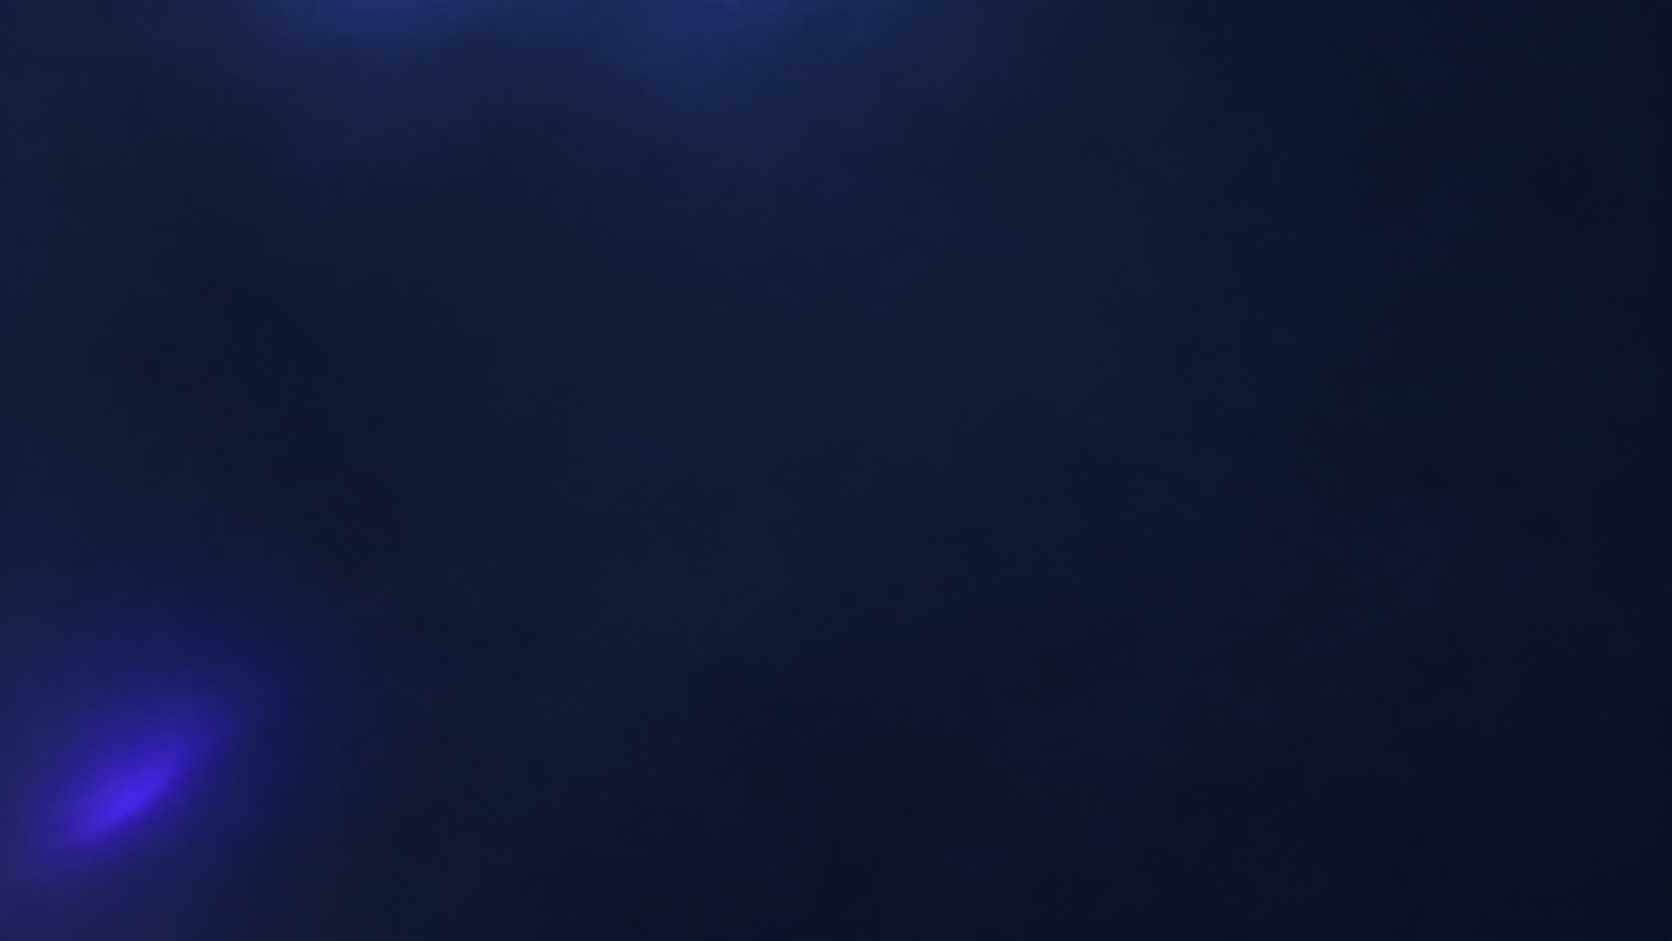

Here is the Python script that generated this plot:
"""
Regenerates the app's background light at any size:

    python3 ConfigSync-brand-assets/gradient.py 3840 2160 out.png

The numbers below were fitted against the original gradient.png (mean error 2.3/255, under 1%),
so this reproduces that artwork at any resolution instead of upscaling it. Needs numpy + Pillow.
"""

import numpy as np, sys
from PIL import Image

W, H, out = int(sys.argv[1]), int(sys.argv[2]), sys.argv[3]
x = np.linspace(0,1,W)[None,:]; y = np.linspace(0,1,H)[:,None]
hexc = lambda h: np.array([int(h.lstrip('#')[i:i+2],16) for i in (0,2,4)], float)

def bloom(cx, cy, rx, ry, color, strength, angle=0.0):
    a = np.radians(angle); dx = x-cx; dy = y-cy
    xr = dx*np.cos(a)-dy*np.sin(a); yr = dx*np.sin(a)+dy*np.cos(a)
    return (np.exp(-((xr/rx)**2+(yr/ry)**2)*2.2)*strength)[...,None]*color

# Base: diagonal ramp, brightest top-left, darkest bottom-right.
t = np.clip(0.5288*x + 0.4891*y, 0, 1)[...,None]
img = hexc('#161f3f')*(1-t) + hexc('#0a1021')*t
# Cool wash spilling in from the top.
img += bloom(0.30, -0.04, 0.2651, 0.2191, hexc('#2f4a9e'), 0.2344)
img += bloom(0.62, -0.10, 0.34,   0.18,   hexc('#22356f'), 0.1906)
# Violet streak out of the bottom-left corner: small hot core inside a wider halo.
img += bloom(0.075, 0.855, 0.0675, 0.1229, hexc('#4428e8'), 0.3177, angle=-18)
img += bloom(0.075, 0.855, 0.1372, 0.2871, hexc('#2b1c9a'), 0.3945, angle=-18)

img = np.clip(img, 0, 255)
# One LSB of noise: an 8-bit gradient this smooth bands visibly on a big screen without it.
img = np.clip(img + np.random.default_rng(7).normal(0, 0.9, img.shape), 0, 255)
Image.fromarray(img.astype(np.uint8)).save(out)
print('wrote', out, W, 'x', H)
